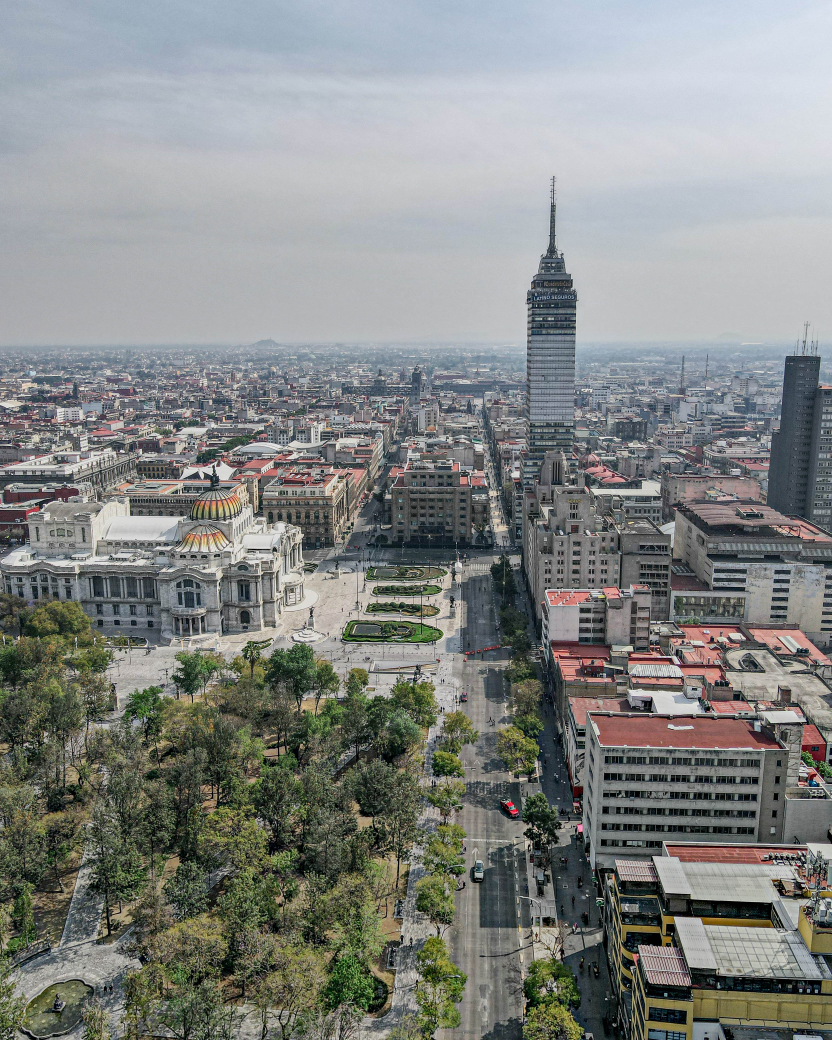
#> input picture compiladores/CompiladorTRRE/cdmx.jpg, 3328 x 4160 px (shown at 1/4 size)
$ python programa.py
#> lines starting #> are read from the running program, lines starting #| are printed output that depends on the picture; after the words box and inside, x2 and y2 are one past the last pixel; in counts of white or black regions, pixels touching at a corner belong together
from PIL import Image
import sys
import numpy as np
entrada = "cdmx.jpg"

try:
	img0 = Image.open(entrada)
#> img0 is the input picture: PIL image 3328x4160 RGB; mean R, G, B 131.4, 134.3, 131.9
except:
	print("no se puedo cargar la imagen")
	sys.exit(1)
tam = (1000, 1000)
img = img0.copy()
img.thumbnail(tam)
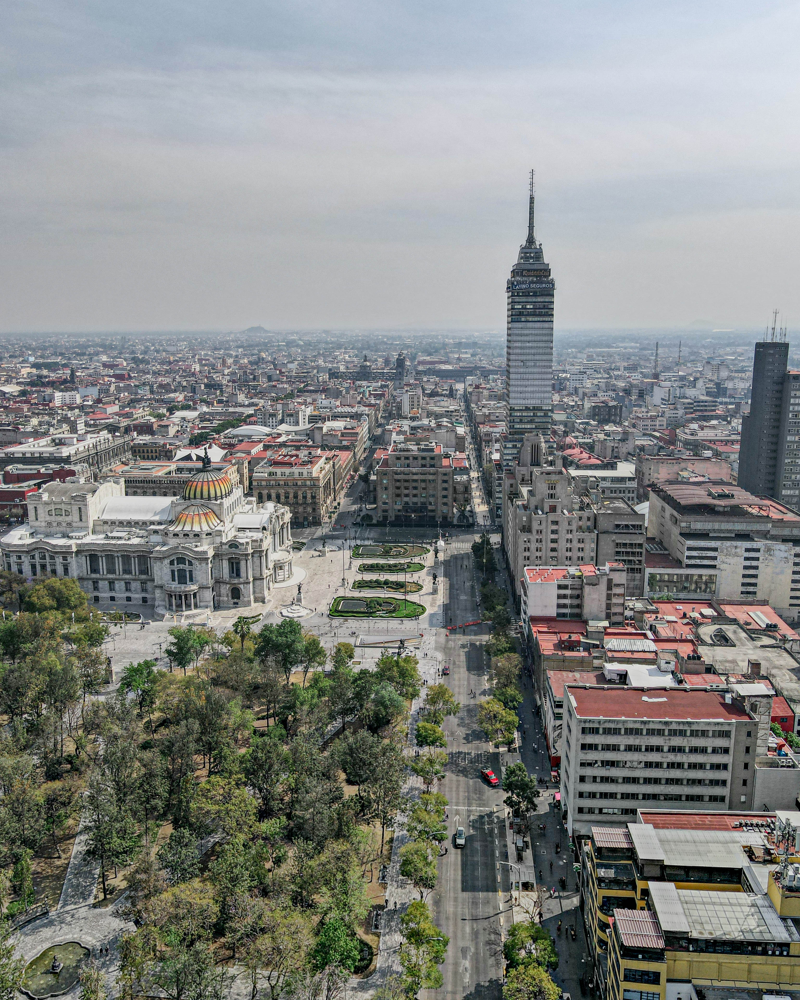
#> img: PIL image 800x1000 RGB; mean R, G, B 131.5, 134.4, 132.1
img1 = img.copy()
i=0
while i < img1.size[0]:
	j = 0
	while j< img1.size[1]:
		r, g, b = img1.getpixel((i,j))
		gris = (r + g + b) / 3
		if gris < 140:
			img1.putpixel((i,j),(0,0,0))
		else:
			img1.putpixel((i,j),(255,255,255))
		j+=1
	i+=1
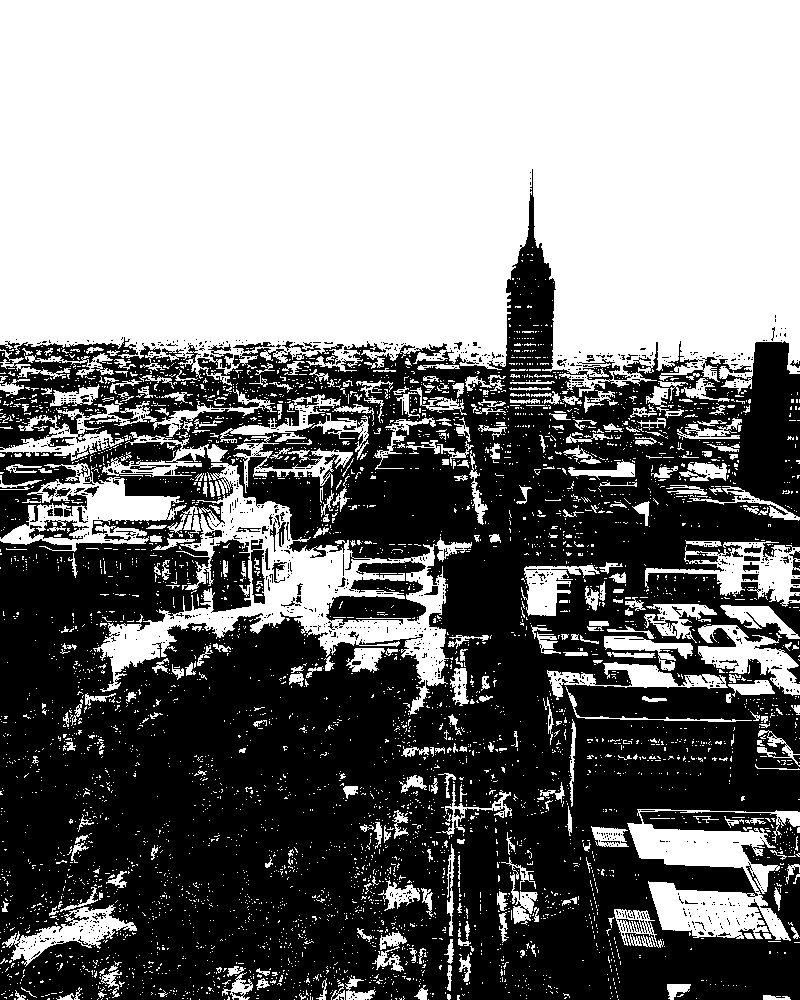
#> img1: PIL image 800x1000 RGB; 48.9% white; 4678 white regions (4312 under 20 px), largest, box (x1, y1, x2, y2) and area: (0, 0, 800, 397) 281357, (93, 463, 472, 715) 21015, (627, 809, 800, 941) 10376
#> after the loop, i = 800
salida = ""

if len(salida)==0:
	img1.save("trre.jpg", "JPEG")
else:
	salida = salida + "/tree.jpg"
	img1.save(salida, "JPEG")
